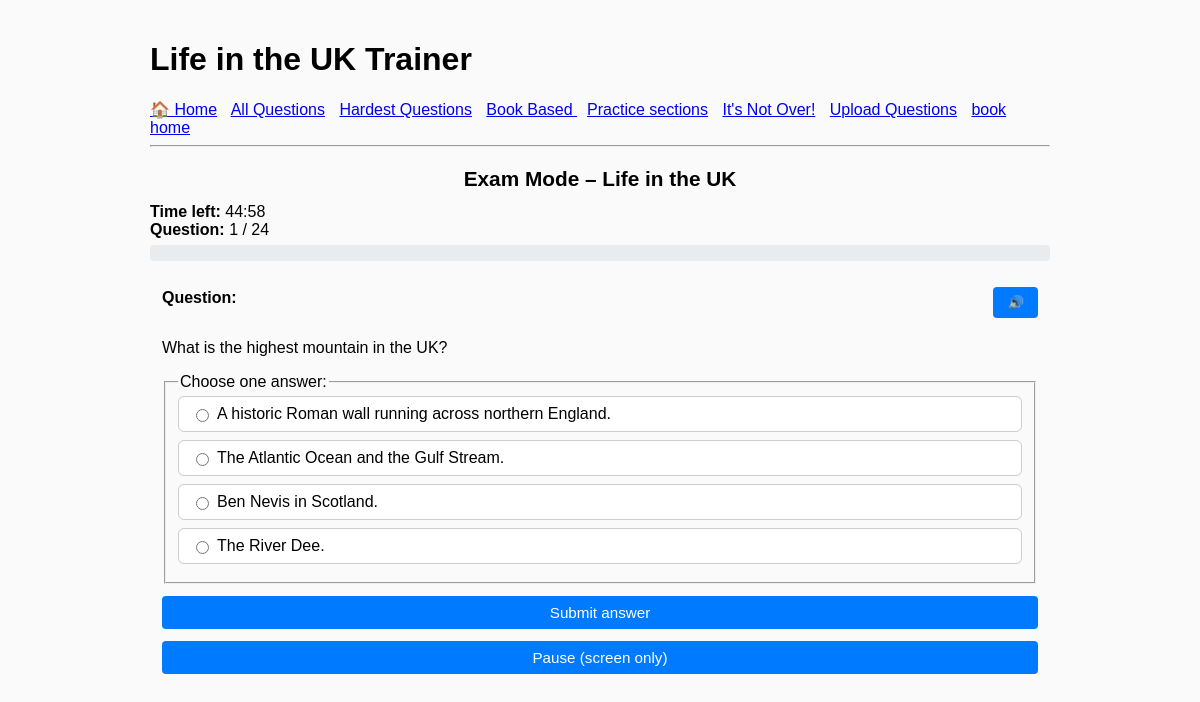
Page /exam/ on the committed database.
### quiz/models.py (models this page shows, shortened)
class Question(models.Model):
    TOPIC_CHOICES = [
        ('history', 'History'),
        ('government', 'Government & Politics'),
        ('culture', 'Culture & Society'),
        ('geography', 'Geography & Places'),
        ('other', 'Other'),
    ]
    CATEGORY_CHOICES = [
        ('book_based', 'Book Based'),
        ('general', 'General'),
        ('hardest', 'Hardest'),
        ('cheatsheet', 'Cheat Sheet'),
        ('common', 'Common Questions'),
    ]
    THEME_CHOICES = [
        ('kings', 'Kings & Queens'),
        ('wars', 'Wars'),
        ('gov', 'Government'),
        ('geo', 'Geography'),
        ('mixed', 'Random'),
        ('other', 'Other'),
    ]
    question_text = models.TextField()
    subcategory = models.CharField(max_length=200, blank=True, null=True)
    answer_text = models.TextField()
    topic = models.CharField(max_length=20, choices=TOPIC_CHOICES, default='other')
    category = models.CharField(max_length=20, choices=CATEGORY_CHOICES, default='general')
    theme = models.CharField(max_length=20, choices=THEME_CHOICES, blank=True, null=True, help_text="(Kings, Wars, Gov...ect)",
    )

### quiz/views.py (the view, shortened to what this page needs)
# urls.py: path("exam/", views.exam_quiz, name="exam_quiz"),
def exam_quiz(request):
    session = request.session
    if request.method == "GET":
        for key in [
            "exam_active",
            "exam_question_ids",
            "exam_index",
            "exam_correct",
            "exam_incorrect",
            "exam_time_left",
            "exam_review",
        ]:
            session.pop(key, None)
        session.modified = True
    if not session.get("exam_active"):
        all_ids = list(Question.objects.values_list("id", flat=True))
        if len(all_ids) <= EXAM_QUESTION_COUNT:
            selected_ids = all_ids
        else:
            selected_ids = random.sample(all_ids, EXAM_QUESTION_COUNT)
        session["exam_active"] = True
        session["exam_question_ids"] = selected_ids
        session["exam_index"] = 0
        session["exam_correct"] = 0
        session["exam_incorrect"] = 0
        session["exam_time_left"] = EXAM_DURATION_SECONDS
        session["exam_review"] = []
        session.modified = True
    ids = session.get("exam_question_ids", [])
    index = session.get("exam_index", 0)
    correct_count = session.get("exam_correct", 0)
    incorrect_count = session.get("exam_incorrect", 0)
    time_left = session.get("exam_time_left", EXAM_DURATION_SECONDS)
    review = session.get("exam_review", [])
    total = len(ids)
    finished = False
    selected = None
    is_correct = None
    question = None
    choices = []
    seed = None
    if index >= total:
        finished = True
    q_id = ids[index]
    question = Question.objects.get(id=q_id)
    def build_choices(q, seed_value=0):
        correct = (q.answer_text or "").strip()
        same_topic = Question.objects.filter(topic=q.topic).exclude(id=q.id)
        pool = list(same_topic)
        if len(pool) < 3:
            pool = list(Question.objects.exclude(id=q.id))
        rng = random.Random(seed_value or q.id)
        rng.shuffle(pool)
        seen = {correct}
        distractors = []
        for cand in pool:
            ans = (cand.answer_text or "").strip()
            if ans and ans not in seen:
                seen.add(ans)
                distractors.append(ans)
            if len(distractors) == 3:
                break
        opts = [correct] + distractors
        rng2 = random.Random((seed_value or q.id) + 999_999)
        rng2.shuffle(opts)
        return opts
    if request.method == "POST" and request.POST.get("check") == "1":
        selected = request.POST.get("choice")
        seed_str = request.POST.get("seed")
        try:
            seed = int(seed_str) if seed_str is not None else 0
        except ValueError:
            seed = 0
        choices = build_choices(question, seed)
        correct_answer = (question.answer_text or "").strip()
        is_correct = (selected == correct_answer)
        if is_correct:
            correct_count += 1
            session["exam_correct"] = correct_count
        else:
            incorrect_count += 1
            session["exam_incorrect"] = incorrect_count
        review.append({
            "question": question.question_text,
            "your_answer": selected,
            "correct_answer": correct_answer,
            "is_correct": is_correct,
        })
        session["exam_review"] = review
        session.modified = True
    else:
        seed = random.randint(1, 10_000_000)
        choices = build_choices(question, seed)
    minutes = time_left // 60
    seconds = time_left % 60
    current_index = index + 1
    progress_percent = round(index * 100 / total) if total > 0 else 0
    return render(request, "quiz/exam.html", {
        "finished": False,
        "question": question,
        "choices": choices,
        "selected": selected,
        "is_correct": is_correct,
        "seed": seed,
        "current_index": current_index,
        "total": total,
        "correct": correct_count,
        "incorrect": incorrect_count,
        "minutes": minutes,
        "seconds": seconds,
        "time_left": time_left,
        "progress_percent": progress_percent,
        "review": [],
    })

### templates/quiz/exam.html (shortened to what this page needs)
{% extends "quiz/base.html" %}
{% block content %}
<h2 class="page-title">Exam Mode – Life in the UK</h2>
{% if not finished %}
  <div class="exam-header">
    <div><strong>Time left:</strong>
      <span id="timer"
            data-min="{{ minutes }}"
            data-sec="{{ seconds }}">
      </span>
    </div>
    <div><strong>Question:</strong> {{ current_index }} / {{ total }}</div>
  </div>
  <div class="progress-container" aria-label="Exam progress">
  </div>
{% endif %}
{% if question and not finished %}
  <div id="quiz-block" class="quiz-block">
    <div class="question-header">
      <p><strong>Question:</strong></p>
      <button type="button"
              class="reader-btn"
              onclick="speakElement('qa-read')">
        🔊
      </button>
    </div>
    <div id="qa-read">
      <p id="question-text">{{ question.question_text|linebreaksbr }}</p>
      <form method="post" class="quiz-form">
        <fieldset>
          <legend>Choose one answer:</legend>
          {% for opt in choices %}
            <label class="option-pill
                  {% if selected and not is_correct and opt == question.answer_text %} option-correct{% endif %}">
              <input type="radio"
                    name="choice"
                    value="{{ opt }}"
                    {% if selected %}disabled{% endif %}>
              <span class="option-text">{{ opt|linebreaksbr }}</span>
            </label>
          {% endfor %}
        </fieldset>
        {% if not selected %}
          <button type="submit"
                  name="check"
                  value="1"
                  class="btn btn-primary btn-full">
            Submit answer
          </button>
          <button type="button"
                  class="btn btn-secondary btn-full"
                  id="pause-btn">
            Pause (screen only)
          </button>
        {% endif %}
      </form>
    </div>
  </div>
{% else %}
  <p>No exam questions available. Check that you have imported some questions.</p>
{% endif %}
{% endblock %}

### quiz/static/quiz/style.css (style rules this page uses)
.page-title { font-size: 1.3rem; text-align: center; margin-bottom: 0.75rem; }
.progress-container { margin-top: 0.5rem; width: 100%; height: 8px; border-radius: 999px; background: #ddd; overflow: hidden; }
.btn { display: inline-block; padding: 0.5rem 0.75rem; border-radius: 6px; border: none; text-decoration: none; text-align: center; font-size: 0.95rem; cursor: pointer; }
.btn-primary { background: #0077cc; color: #fff; }
.btn-secondary { background: #eee; color: #222; }
.progress-container { margin-top: 0.5rem; width: 100%; height: 6px; background: #e1e1e1; border-radius: 3px; overflow: hidden; }
.quiz-block { border-radius: 6px; padding: 0.75rem; }
.question-header { display: flex; align-items: center; justify-content: space-between; }
.option-pill { display: flex; align-items: center; padding: 0.5rem 0.75rem; border-radius: 6px; border: 1px solid #ccc; margin-bottom: 0.5rem; cursor: pointer; background: #fff; }
.option-pill input[type="radio"] { margin-right: 0.5rem; }
.btn-full { display: block; width: 100%; text-align: center; margin-top: 0.75rem; }
.btn-primary { background: #1976d2; color: #fff; border: none; padding: 0.6rem 0.9rem; border-radius: 4px; }
.btn-secondary { background: #eee; border: 1px solid #ccc; padding: 0.4rem 0.8rem; border-radius: 4px; }

### templates/quiz/base.html (style rules this page uses)
body { font-family: Arial, sans-serif; max-width: 900px; margin: 0 auto; padding: 20px; background: #fafafa; }
.progress-container { background: #e9ecef; border-radius: 4px; overflow: hidden; height: 16px; margin-top: 6px; }
button, .btn { padding: 8px 14px; background: #007bff; border: none; border-radius: 4px; color: white; cursor: pointer; text-decoration: none; }
.reader-btn { margin-top: 10px; }

### rows in the picture
Question: question_text "What is the highest mountain in the UK?", choices "Ben Nevis in Scotland."
Question: choices "A historic Roman wall running across northern England."
Question: choices "The Atlantic Ocean and the Gulf Stream."
Question: choices "The River Dee."

### other values in the picture
{{ current_index }} "1"
{{ total }} "24"
